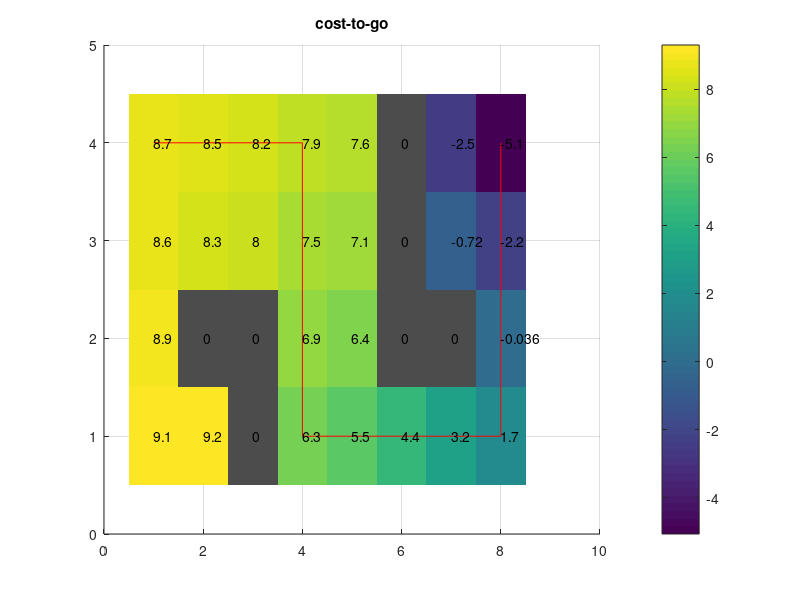
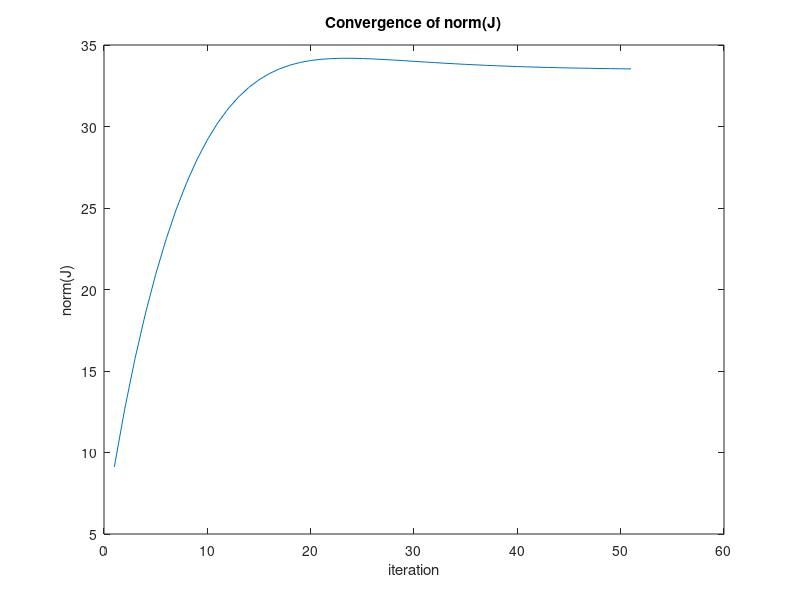

Reproduce these figures in MATLAB, in order.
% ===================================================================
% Function implements infinite time value iteration for grid world
% ===================================================================
function grid_world_value_iteration_stochastic
    close all
    clear all

    %create the 4x8 grid
    xx=1:1:8;
    yy=1:1:4;    
    [X, Y] =meshgrid(xx,yy);
    Z = 0*X;

    %add the obstacle positions
    xyobs{1} = [2,2];
    xyobs{2} = [3,1];
    xyobs{3} = [3,2];
    xyobs{4} = [6,2];
    xyobs{5} = [6,3];
    xyobs{6} = [6,4];
    xyobs{7} = [7,2];
    
    %create the grid world
    grid_world = create_grid_world(X,Y,Z,xyobs);
    %plot_grid_world(grid_world)
        
    J=0*Z;
    Jlast =J;
    Xi=X(:);
    Yi=Y(:);
    Ji=J(:);
    Jc.X=X;
    Jc.Y=Y;
    Jc.J=J;

    e=1e6;
    % figure(1)
    hold on
    j=0;

    %set the desired position
    xd = [8,4];
    %set the discount factor
    gamma = .9;

    %loop through until the cost-to-go has converged
    while(e>0.01)
    j=j+1
        for i=1:length(Ji)
            % check if state is occupied    
            ret = check_occupied([Xi(i); Yi(i)],grid_world);
            if ret==0
            Ji(i) = bellman_backup([Xi(i); Yi(i)],Jc,grid_world,xd,gamma);
            else
            
            end
        end
    [m,n]= size(Z);    
    J=reshape(Ji,m,n)
    e=norm(J(:)-Jlast(:));% error between the cost-to-go from one iteration to the next
    normJ(j) = norm(J(:));
    Jlast = J;
    Jc.J=J;

    %plot the cost-to-go
    figure(1)
    title("cost-to-go")
    hold on
    imagesc(X(1,:), Y(:,1), J)
    colorbar
    grid on
    drawnow;
    hold off
    end
    
    %plot obstacles
    figure(1)
    hold on
    plot_obstacles(grid_world)
    hold off

    x=[1 4];
    %compute the policy from state s
    [pi, xs]= get_policy(x,Jc,grid_world,xd,gamma);
    figure(1)
    hold on
    plot(xs(:,1),xs(:,2),'r')
    hold off

    figure(1)
    J= J(:);
    for i=1:length(J)
        text(X(i),Y(i),num2str(J(i),2))
    end

    figure(2)
    plot(normJ(2:end))
    title("Convergence of norm(J)")
    xlabel("iteration")
    ylabel("norm(J)")
end

% ===================================================================
% plot obstacles
% ===================================================================
function plot_obstacles(grid_world)
     inds = find(grid_world.Z>0);
     dx = 0.5;
     dy = 0.5;
     occxs=grid_world.X(inds);
     occys=grid_world.Y(inds);
     for i=1:length(inds)
        xp=[occxs(i)-dx occxs(i)-dx occxs(i)+dx occxs(i)+dx];
        yp=[occys(i)-dy occys(i)+dy occys(i)+dy occys(i)-dy];
        patch(xp,yp,[1 1 1]*.3,'LineStyle','None')
     end
end

% ===================================================================
% plot grid world
% ===================================================================
function plot_grid_world(grid_world)
    xs = grid_world.X(1,:);
    ys = grid_world.Y(:,1);
    dx = grid_world.dx;
    dy = grid_world.dy;
    xg = linspace(xs(1)-dx,xs(end)+dx,length(xs)+1);
    yg = linspace(ys(1)-dy,ys(end)+dy,length(ys)+1);
    hi = imagesc(xs,ys,grid_world.Z); 
    set(gca,'YDir','normal');
    hold on
    hm = mesh(xg,yg,zeros([length(ys) length(xs)]+1));
    hm.FaceColor = 'none';
    hm.EdgeColor = 'k';
end

function k = find_index(x,y,X,Y)
    inds = find(X==x(1));
    ind = find(Y(inds)==y);
    k = inds(ind);
end

% ===================================================================
% Create the grid world
% ===================================================================
function grid_world = create_grid_world(X,Y,Z,xyobs)
    grid_world.X = X;
    grid_world.Y = Y;
    grid_world.Z = Z;
    xs = grid_world.X(1,:);
    ys = grid_world.Y(:,2);
    grid_world.dx = abs(xs(2)-xs(1))/2;
    grid_world.dy = abs(ys(2)-ys(1))/2; 
    grid_world.max_x = max(X(:));
    grid_world.max_y = max(Y(:));
    grid_world.min_x = min(X(:));
    grid_world.min_y = min(Y(:));
    for i=1:length(xyobs)
        Z(find_index(xyobs{i}(1),xyobs{i}(2),X,Y)) = 1;
    end
    grid_world.Z = Z;
end

% ===================================================================
% Check if state is occupied
% ===================================================================
function ret = check_occupied(x,grid_world)
    inds = find(grid_world.Z>0);
    occxs=grid_world.X(inds);
    occys=grid_world.Y(inds);
    ret = 0;
    for i=1:length(occxs)
        if (x(1)==occxs(i))
            if (x(2)==occys(i))
                ret = 1;
            end
        end
    end
end

% ===================================================================
% This function applies the bellman back-up from state x and finds the 
% minimum cost-to-go from state x given the cost-to-go at x'
% ===================================================================
function J0 = bellman_backup(x, J, grid_world, xd, gamma)
min_total = inf;
% Iterate over all possible actions (0-4)
for a = 0:4
    expected_J = 0;
    % Calculate expected cost for each possible executed action
    for a_execute = 0:4
        % Determine transition probability
        if a_execute == a
            p = 0.6;
        else
            p = 0.1;
        end
        xi = dynamics_nominal(x, a_execute, grid_world);
        J_xi = cost_to_go(xi, J);
        expected_J = expected_J + p * J_xi;
    end
    g = cost_function(x, xd);
    total_cost = g + gamma * expected_J;
    if total_cost < min_total
        min_total = total_cost;
    end
end
J0 = min_total;
end
% ===================================================================
% Get the cost-to-go from state x
% ===================================================================
function J0= cost_to_go(x,J)
    [i,j0]=find(J.X==x(1));
    [i,j]=find(J.Y(:,j0(1))==x(2));
    J0=J.J(i,j0(1));
end

% ===================================================================
% Define the one step cost.
% ===================================================================
function g = cost_function(x,xd)
    if(x(1)==xd(1) && x(2)==xd(2))
        g=-1;
    else
        g=1;
    end
end

% ===================================================================
% dynamics_nominal model for grid world. 
% ===================================================================
function x = dynamics_nominal(x,u,grid_world)
    switch(u)
        case 0
            x=x;        
        case 1
            x(1)=x(1)+1;
            ret = check_occupied(x,grid_world);
            if ret ==1
                x(1) = x(1)-1;
            end
        case 2
            x(1)=x(1)-1;
            ret = check_occupied(x,grid_world);
            if ret ==1
                x(1) = x(1)+1;
            end
        case 3
            x(2)=x(2)+1;
            ret = check_occupied(x,grid_world);
            if ret ==1
                x(2) = x(2)-1;
            end
        case 4            
            x(2)=x(2)-1;
            ret = check_occupied(x,grid_world);
            if ret ==1
                x(2) = x(2)+1;
            end
    end
    x = applyBounds(x,grid_world);     
end

% ===================================================================
% Keep state in grid world bounds
% ===================================================================
function x = applyBounds(x,occ_grid)
    if(x(1)<occ_grid.min_x)
        x(1)=occ_grid.min_x;
    end
    if(x(1)>occ_grid.max_x)
        x(1)=occ_grid.max_x;
    end
    if(x(2)<occ_grid.min_y)
        x(2)=occ_grid.min_y;
    end
    if(x(2)>occ_grid.max_y)
        x(2)=occ_grid.max_y;
    end
end

% ===================================================================
% Compute the policy given from a particular state using the optimal
% cost-to-go
% ===================================================================
function [pi, xs] = get_policy(x, J, grid_world, xd, gamma)
pi = [];
xs = [x];
while true
    Js = zeros(1,5);
    for a = 0:4
        expected_J = 0;
        for a_execute = 0:4
            if a_execute == a
                p = 0.6;
            else
                p = 0.1;
            end
            xi = dynamics_nominal(x, a_execute, grid_world);
            J_xi = cost_to_go(xi, J);
            expected_J = expected_J + p * J_xi;
        end
        g = cost_function(x, xd);
        Js(a+1) = g + gamma * expected_J;
    end
    [~, ind] = min(Js);
    best_action = ind-1;
    xi = dynamics_nominal(x, best_action, grid_world);
    x = xi;
    pi = [pi, best_action];
    xs = [xs; x];
    if all(x == xd)
        break;
    end
end
end
